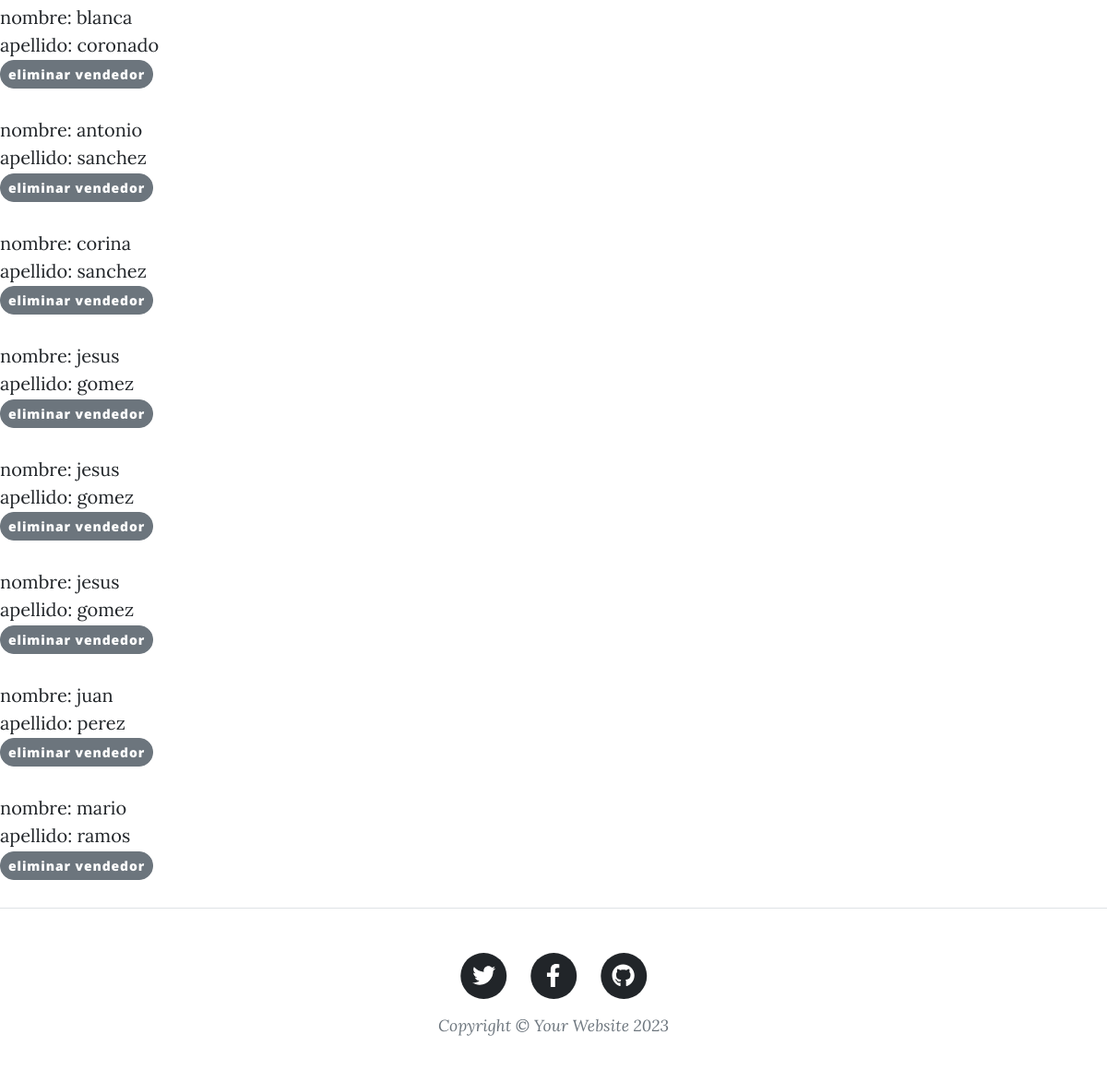
Before: /Aplicacion/vendedor (lower part) with the older database file.
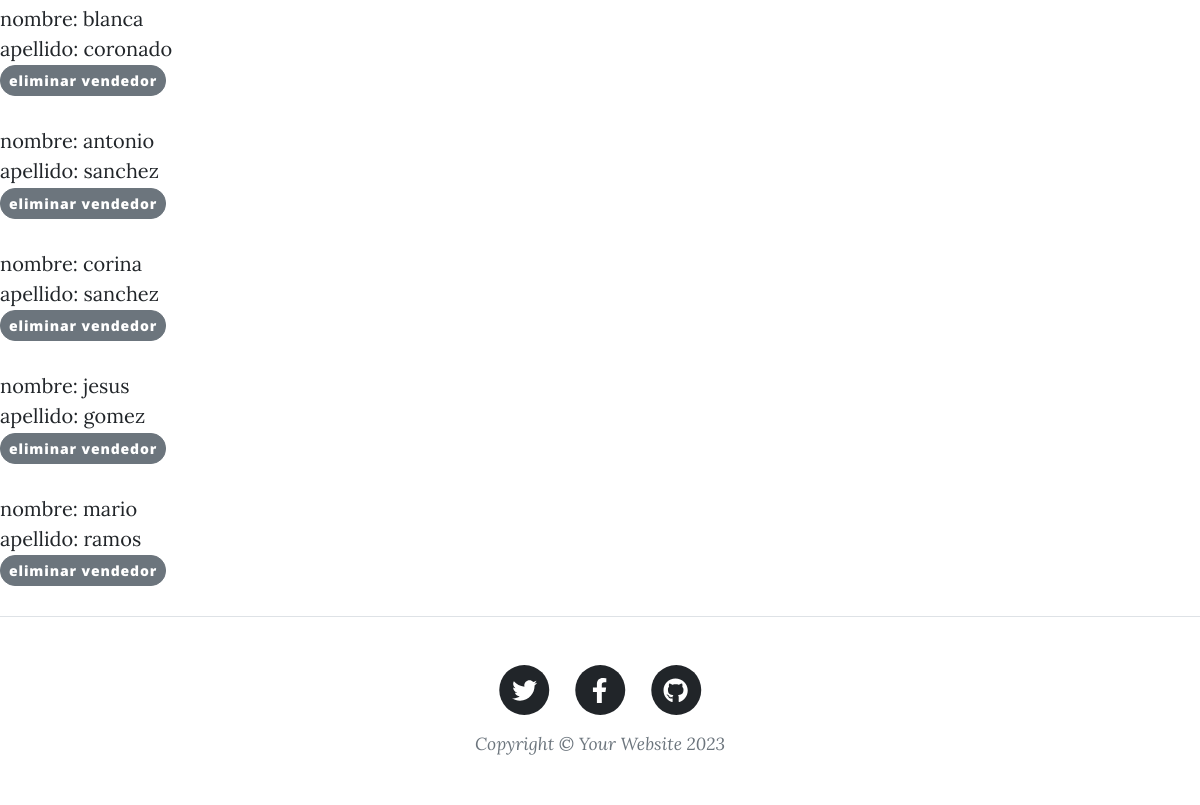
After: the same page with the newer database file.
### Aplicacion/models.py (models this page shows)
class Vendedor(models.Model):
    nombre = models.CharField(max_length=40)
    apellido = models.CharField(max_length=40)

### Aplicacion/views.py (the view)
# urls.py: path('vendedor',vendedor, name="Vendedor"),
def vendedor(request):
    todos = Vendedor.objects.all()
    return render(request, "Aplicacion/vendedor.html", {"ven": todos})

### Aplicacion/templates/Aplicacion/vendedor.html (shortened to what this page needs)
{% extends 'Aplicacion/padre.html' %}
{% block crear_vendedor %}
{% for Vendedor in ven %}
    <li style="list-style: none;">
        nombre: {{Vendedor.nombre}} <br> apellido: {{Vendedor.apellido}} <br>
        <a href="{% url 'borrarVendedor' Vendedor.nombre %}"><button style="border-radius: 15px;" type="button" class="btn btn-secondary btn-sm" >eliminar vendedor</button></a>
    </li>
    <br>
{% endfor %}
{% endblock %}

Changed rows visible on the page:
removed Vendedor: nombre "jesus", apellido "gomez"
removed Vendedor: nombre "jesus", apellido "gomez"
removed Vendedor: nombre "juan", apellido "perez"
